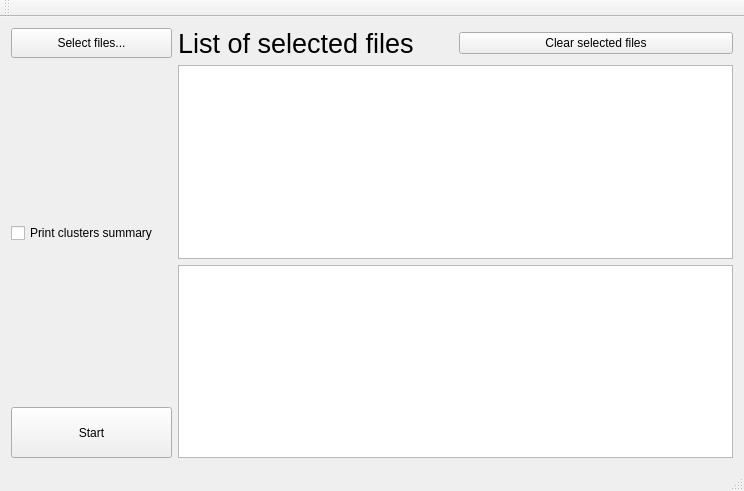
<?xml version="1.0" encoding="UTF-8"?>
<ui version="4.0">
 <class>MainWindow</class>
 <widget class="QMainWindow" name="MainWindow">
  <property name="geometry">
   <rect>
    <x>0</x>
    <y>0</y>
    <width>744</width>
    <height>491</height>
   </rect>
  </property>
  <property name="windowTitle">
   <string>MainWindow</string>
  </property>
  <widget class="QWidget" name="centralWidget">
   <layout class="QHBoxLayout" name="horizontalLayout_2">
    <item>
     <layout class="QVBoxLayout" name="verticalLayout_2">
      <item>
       <widget class="QPushButton" name="pushButton">
        <property name="minimumSize">
         <size>
          <width>0</width>
          <height>30</height>
         </size>
        </property>
        <property name="text">
         <string>Select files...</string>
        </property>
       </widget>
      </item>
      <item>
       <spacer name="verticalSpacer">
        <property name="orientation">
         <enum>Qt::Vertical</enum>
        </property>
        <property name="sizeHint" stdset="0">
         <size>
          <width>20</width>
          <height>40</height>
         </size>
        </property>
       </spacer>
      </item>
      <item>
       <widget class="QCheckBox" name="printclusters">
        <property name="text">
         <string>Print clusters summary</string>
        </property>
       </widget>
      </item>
      <item>
       <spacer name="verticalSpacer_2">
        <property name="orientation">
         <enum>Qt::Vertical</enum>
        </property>
        <property name="sizeHint" stdset="0">
         <size>
          <width>20</width>
          <height>38</height>
         </size>
        </property>
       </spacer>
      </item>
      <item>
       <widget class="QPushButton" name="pushButton_2">
        <property name="minimumSize">
         <size>
          <width>161</width>
          <height>51</height>
         </size>
        </property>
        <property name="text">
         <string>Start</string>
        </property>
       </widget>
      </item>
     </layout>
    </item>
    <item>
     <layout class="QVBoxLayout" name="verticalLayout_3">
      <item>
       <layout class="QHBoxLayout" name="horizontalLayout">
        <item>
         <widget class="QLabel" name="label">
          <property name="font">
           <font>
            <pointsize>20</pointsize>
           </font>
          </property>
          <property name="text">
           <string>List of selected files</string>
          </property>
         </widget>
        </item>
        <item>
         <widget class="QPushButton" name="pushButton_3">
          <property name="text">
           <string>Clear selected files</string>
          </property>
         </widget>
        </item>
       </layout>
      </item>
      <item>
       <widget class="QListWidget" name="listWidget">
        <property name="selectionMode">
         <enum>QAbstractItemView::MultiSelection</enum>
        </property>
       </widget>
      </item>
      <item>
       <widget class="QListWidget" name="outputWidget"/>
      </item>
     </layout>
    </item>
   </layout>
  </widget>
  <widget class="QMenuBar" name="menuBar">
   <property name="geometry">
    <rect>
     <x>0</x>
     <y>0</y>
     <width>744</width>
     <height>21</height>
    </rect>
   </property>
  </widget>
  <widget class="QToolBar" name="mainToolBar">
   <attribute name="toolBarArea">
    <enum>TopToolBarArea</enum>
   </attribute>
   <attribute name="toolBarBreak">
    <bool>false</bool>
   </attribute>
  </widget>
  <widget class="QStatusBar" name="statusBar"/>
 </widget>
 <layoutdefault spacing="6" margin="11"/>
 <resources/>
 <connections/>
</ui>
